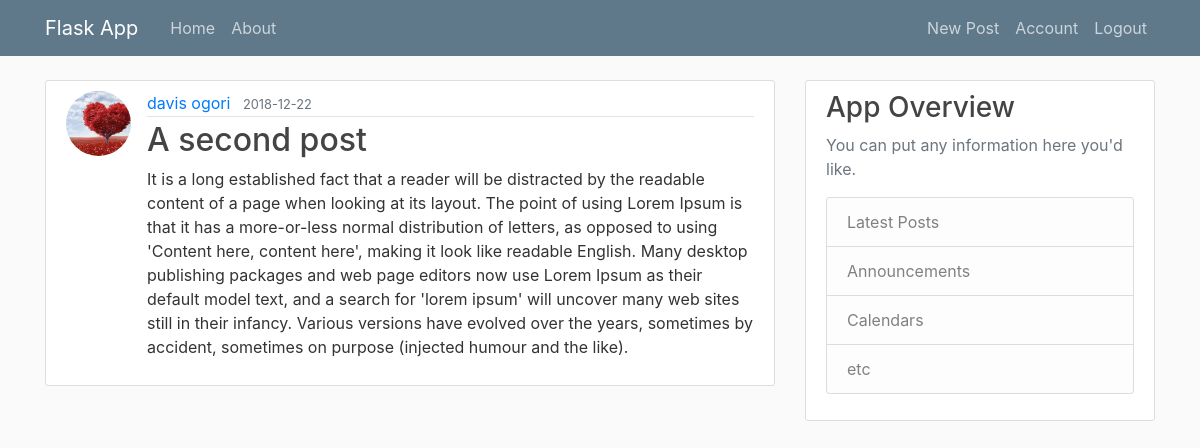
The app's page /post/2 (signed in) with its own data.
### blog/models.py (models this page shows, shortened)
class User(db.Model, UserMixin):
    id = db.Column(db.Integer, primary_key=True)
    username = db.Column(db.String(20), unique=True, nullable=False)
    email = db.Column(db.String(120), unique=True, nullable=False)
    image_file = db.Column(db.String(20), nullable=False, default='default.jpeg')
    password = db.Column(db.String(60), nullable=False)
    posts = db.relationship('Post', backref='author', lazy=True)

class Post(db.Model):
    id = db.Column(db.Integer, primary_key=True)
    title = db.Column(db.String(100), nullable=False)
    date_posted = db.Column(db.DateTime, nullable=False, default=datetime.utcnow)
    content = db.Column(db.Text, nullable=False)
    user_id = db.Column(db.Integer, db.ForeignKey('user.id'), nullable=False)

### blog/routes.py (the view)
@app.route('/post/<int:post_id>')
@login_required
def post(post_id):
    post = Post.query.get_or_404(post_id)
    return render_template('post.html', title=post.title, post = post)

### blog/models.py (called while the page is built)
@login_manager.user_loader
def load_user(user_id):
    return User.query.get(int(user_id))

### blog/templates/post.html (shortened to what this page needs)
{% extends 'base.html' %}
{% block content %}
<article class="media content-section">
  <img src="{{url_for('static', filename='images/'+post.author.image_file)}}" class="rounded-circle article-img" alt="">
    <div class="media-body">
      <div class="article-metadata">
        <a class="mr-2" href="{{url_for('user_post', username=post.author.username)}}">{{ post.author.username }}</a>
        <small class="text-muted">{{ post.date_posted.strftime('%Y-%m-%d') }}</small>
      </div>
      <h2 class="article-title">{{ post.title }}</h2>
      <p class="article-content">{{ post.content }}</p>
    </div>
</article>
{% endblock %}

### blog/static/main.css (style rules this page uses)
body { background: #fafafa; color: #333333; margin-top: 5rem; }
h1, h2, h3, h4, h5, h6 { color: #444444; }
.content-section { background: #ffffff; padding: 10px 20px; border: 1px solid #dddddd; border-radius: 3px; margin-bottom: 20px; }
.article-title { color: #444444; }
.article-content { white-space: pre-line; }
.article-img { height: 65px; width: 65px; margin-right: 16px; }
.article-metadata { padding-bottom: 1px; margin-bottom: 4px; border-bottom: 1px solid #e3e3e3 }

### records on screen
User: image_file (picture), author.username "davis ogori"
Post: date_posted "2018-12-22", title "A second post", content "It is a long established fact that a reader will be distracted by the readable content of a page when looking at its layout. The point of using Lorem Ipsum is that it has a more-or-less normal distribution of letters, as opposed to using 'Content here, content here', making it look like readable English. Many desktop publishing packages and web page editors now use Lorem Ipsum as their default model text, and a search for 'lorem ipsum' will uncover many web sites still in their infancy. Various versions have evolved over the years, sometimes by accident, sometimes on purpose (injected humour and the like)."
